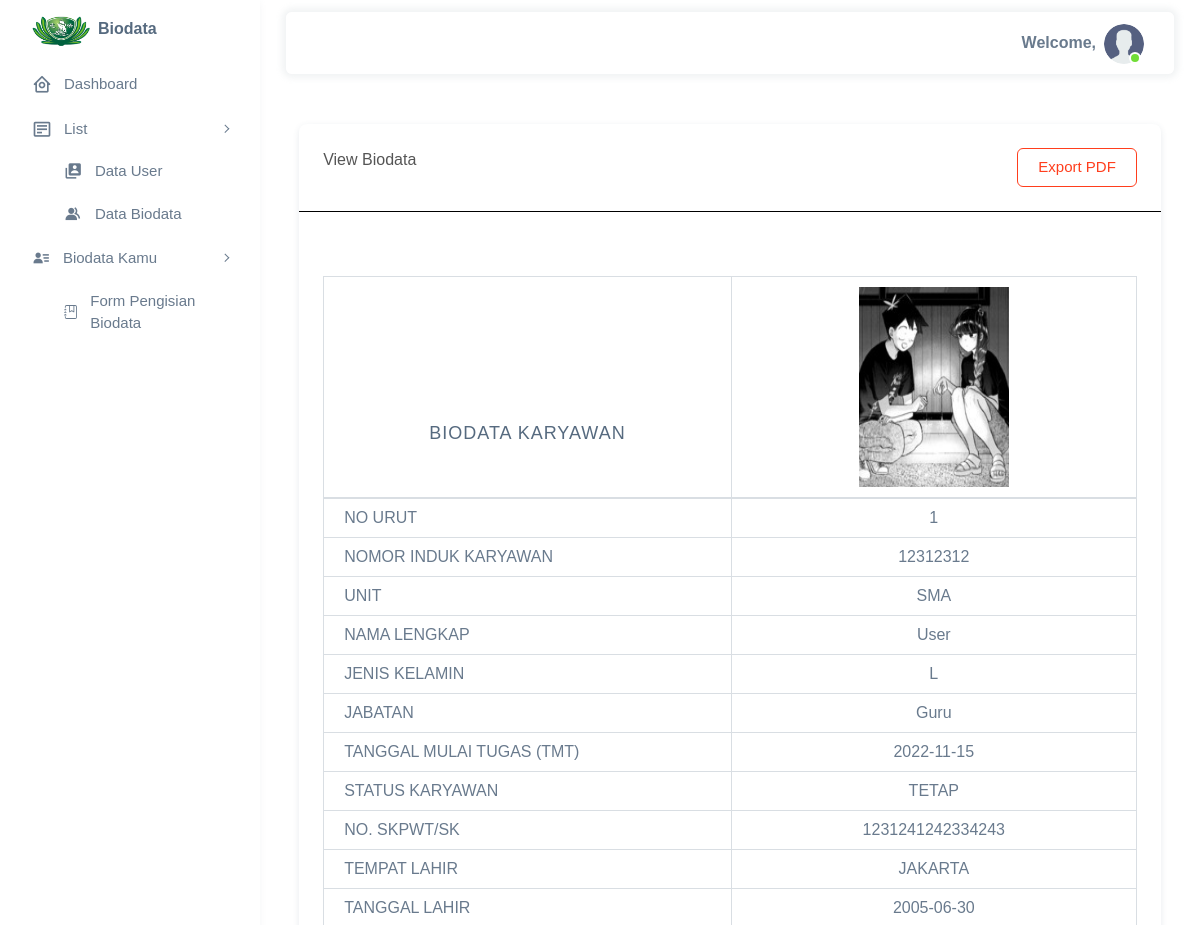
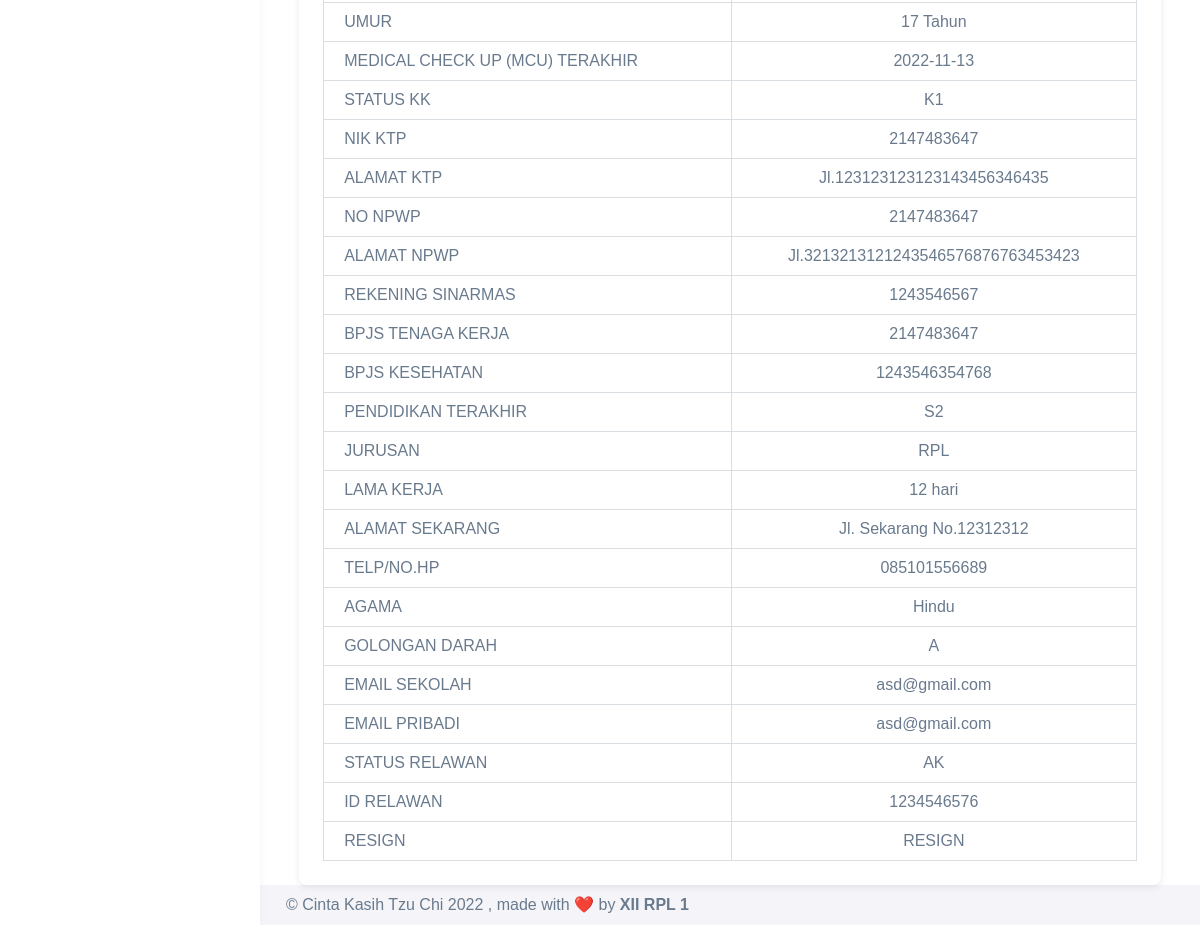
Page /frontend/biodata/view.php?id=1 on the committed database (2 pictures, top to bottom).
### tables this page shows
CREATE TABLE `biodata` (
  `id` int(11) NOT NULL,
  `nomor_induk_karyawan` varchar(8) NOT NULL,
  `unit` varchar(3) NOT NULL,
  `nama_lengkap` varchar(50) NOT NULL,
  `jenis_kelamin` enum('L','P') NOT NULL,
  `jabatan` varchar(20) NOT NULL,
  `tanggal_mulai_tugas` date NOT NULL,
  `status_karyawan` varchar(10) NOT NULL,
  `skpwt/sk` varchar(25) NOT NULL,
  `tempat_lahir` varchar(20) NOT NULL,
  `tanggal_lahir` date NOT NULL,
  `medical_check_up` date NOT NULL,
  `status_kk` varchar(3) NOT NULL,
  `nik_ktp` varchar(16) NOT NULL,
  `alamat_ktp` text NOT NULL,
  `no_npwp` varchar(16) NOT NULL,
  `alamat_npwp` text NOT NULL,
  `rekening_sinarmas` varchar(10) NOT NULL,
  `bpjs_tenaga_kerja` varchar(11) NOT NULL,
  `bpjs_kesehatan` varchar(13) NOT NULL,
  `pendidikan_terakhir` varchar(5) NOT NULL,
  `jurusan` varchar(25) NOT NULL,
  `alamat_sekarang` varchar(25) NOT NULL,
  `nohp` varchar(13) NOT NULL,
  `agama` varchar(13) NOT NULL,
  `golongan_darah` varchar(3) NOT NULL,
  `email_sekolah` varchar(50) NOT NULL,
  `email_pribadi` varchar(50) NOT NULL,
  `status_relawan` varchar(10) NOT NULL,
  `id_relawan` varchar(10) NOT NULL,
  `resign` enum('AKTIF','MATI','RESIGN') NOT NULL,
  `gambar` varchar(50) NOT NULL
);

### frontend/biodata/view.php (the view, shortened to what this page needs)
<?php
include "../header.php";
if(isset($_GET['id'])){
    $id = $_GET['id'];
$query = mysqli_query($db, "SELECT * FROM biodata WHERE id=$id");
while($row = mysqli_fetch_array($query)){
?>
<div class="content-wrapper">
    <div class="row justify-content-center">
        <div class="col-md-11">
            <div class="card" style="margin-top:50px;">
                <div class="card-header" style="border-bottom:black solid 1px;">View Biodata
                <a href="export/index.php?id=<?= $id ?>" class="btn btn-outline-danger" style="float:right;">Export PDF</a>
                </div>
                <div class="card-body" style="margin-top:1em;">
                    <div class="table-responsive" style="margin-top:3em;">
                        <table class="table table-bordered">
                            <thead>
                                <tr>
                                    <th><h1 style="text-align:center; padding-bottom:1.5em;">BIODATA KARYAWAN</h1></th>
                                    <th><center><img src="../../assets/images/img/<?= $row['gambar'] ?>" alt="Gambar Profil" width=150em height=200em></center></th>
                                </tr>
                            </thead>
                            <tbody>
                                <tr>
                                    <td>NO URUT</td><td style="text-align:center;"><?= $row['id'] ?></td></tr>
                                    <td>NOMOR INDUK KARYAWAN</td><td style="text-align:center;"><?= $row['nomor_induk_karyawan'] ?></td></tr>
                                    <td>UNIT</td><td style="text-align:center;"><?= $row['unit'] ?></td></tr>
                                    <td>NAMA LENGKAP</td><td style="text-align:center;"><?= $row['nama_lengkap'] ?></td></tr>
                                    <td>JENIS KELAMIN</td><td style="text-align:center;"><?= $row['jenis_kelamin'] ?></td></tr>
                                    <td>JABATAN</td><td style="text-align:center;"><?= $row['jabatan'] ?></td></tr>
                                    <td>TANGGAL MULAI TUGAS (TMT)</td><td style="text-align:center;"><?= $row['tanggal_mulai_tugas'] ?></td></tr>
                                    <td>STATUS KARYAWAN</td><td style="text-align:center;"><?= $row['status_karyawan'] ?></td></tr>
                                    <td>NO. SKPWT/SK</td><td style="text-align:center;"><?= $row['skpwt/sk'] ?></td></tr>
                                    <td>TEMPAT LAHIR</td><td style="text-align:center;"><?= $row['tempat_lahir'] ?></td></tr>
                                    <td>TANGGAL LAHIR</td><td style="text-align:center;"><?= $row['tanggal_lahir'] ?></td></tr>
                                    <td>UMUR</td><td style="text-align:center;">
                                        <?php
                                        $date1 = strtotime($row['tanggal_lahir']);
                                        $date2 = strtotime(date("Y-m-d"));
                                        $year = $date2-$date1;
                                        echo round($year/31557600,0,PHP_ROUND_HALF_DOWN);
                                          ?>
                                          Tahun
                                </td></tr>
                                    <td>MEDICAL CHECK UP (MCU) TERAKHIR</td><td style="text-align:center;"><?= $row['medical_check_up'] ?></td></tr>
                                    <td>STATUS KK</td><td style="text-align:center;"><?= $row['status_kk'] ?></td></tr>
                                    <td>NIK KTP</td><td style="text-align:center;"><?= $row['nik_ktp'] ?></td></tr>
                                    <td>ALAMAT KTP</td><td style="text-align:center;"><?= $row['alamat_ktp'] ?></td></tr>
                                    <td>NO NPWP</td><td style="text-align:center;"><?= $row['no_npwp'] ?></td></tr>
                                    <td>ALAMAT NPWP</td><td style="text-align:center;"><?= $row['alamat_npwp'] ?></td></tr>
                                    <td>REKENING SINARMAS</td><td style="text-align:center;"><?= $row['rekening_sinarmas'] ?></td></tr>
                                    <td>BPJS TENAGA KERJA</td><td style="text-align:center;"><?= $row['bpjs_tenaga_kerja'] ?></td></tr>
                                    <td>BPJS KESEHATAN</td><td style="text-align:center;"><?= $row['bpjs_kesehatan'] ?></td></tr>
                                    <td>PENDIDIKAN TERAKHIR</td><td style="text-align:center;"><?= $row['pendidikan_terakhir'] ?></td></tr>
                                    <td>JURUSAN</td><td style="text-align:center;"><?= $row['jurusan'] ?></td></tr>
                                    <td>LAMA KERJA</td><td style="text-align:center;">
                                    <?php
                                        $date1 = strtotime($row['tanggal_mulai_tugas']);
                                        $date2 = strtotime(date("Y-m-d"));
                                        $sec = $date2-$date1;
                                        echo round($sec/86400,0,PHP_ROUND_HALF_DOWN);
                                          ?>
                                          hari
                                </td></tr>
                                    <td>ALAMAT SEKARANG</td><td style="text-align:center;"><?= $row['alamat_sekarang'] ?></td></tr>
                                    <td>TELP/NO.HP</td><td style="text-align:center;"><?= $row['nohp'] ?></td></tr>
                                    <td>AGAMA</td><td style="text-align:center;"><?= $row['agama'] ?></td></tr>
                                    <td>GOLONGAN DARAH</td><td style="text-align:center;"><?= $row['golongan_darah'] ?></td></tr>
                                    <td>EMAIL SEKOLAH</td><td style="text-align:center;"><?= $row['email_sekolah'] ?></td></tr>
                                    <td>EMAIL PRIBADI</td><td style="text-align:center;"><?= $row['email_pribadi'] ?></td></tr>
                                    <td>STATUS RELAWAN</td><td style="text-align:center;"><?= $row['status_relawan'] ?></td></tr>
                                    <td>ID RELAWAN</td><td style="text-align:center;"><?= $row['id_relawan'] ?></td></tr>
                                    <td>RESIGN</td><td style="text-align:center;"><?= $row['resign'] ?></td></tr>
                            </tbody>
                        </table>
                    </div>
                </div>
            </div>
        </div>
    </div>
    <?php
}
}
  include '../footer.php';
  ?>

### rows in the picture
biodata: gambar (picture), id "1", nomor_induk_karyawan "12312312", unit "SMA", nama_lengkap "User", jenis_kelamin "L", jabatan "Guru", tanggal_mulai_tugas "2022-11-15", status_karyawan "TETAP", value "1231241242334243", tempat_lahir "JAKARTA", tanggal_lahir "2005-06-30", medical_check_up "2022-11-13", status_kk "K1", nik_ktp "2147483647", alamat_ktp "Jl.123123123123143456346435", no_npwp "2147483647", alamat_npwp "Jl.3213213121243546576876763453423", rekening_sinarmas "1243546567", bpjs_tenaga_kerja "2147483647", bpjs_kesehatan "1243546354768", pendidikan_terakhir "S2", jurusan "RPL", alamat_sekarang "Jl. Sekarang No.12312312", nohp "085101556689", agama "Hindu", golongan_darah "A", email_sekolah "asd@gmail.com", email_pribadi "asd@gmail.com", status_relawan "AK", id_relawan "1234546576", resign "RESIGN"
